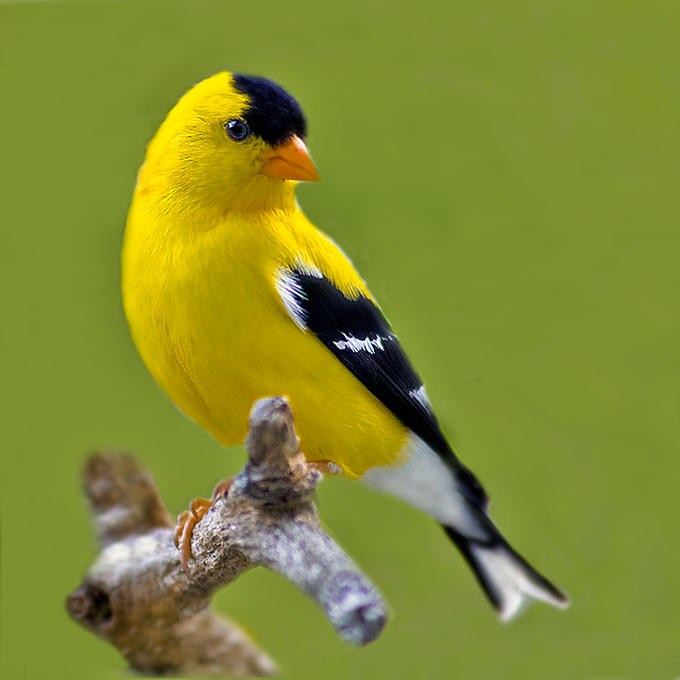
#> input picture scratch/imgs/bird.jpg, 680 x 680 px
$ python otsu.py
#> lines starting #> are read from the running program, lines starting #| are printed output that depends on the picture; after the words box and inside, x2 and y2 are one past the last pixel; in counts of white or black regions, pixels touching at a corner belong together
import matplotlib
import matplotlib.pyplot as plt
import matplotlib.image as mpimg

import numpy as np

from skimage.morphology import disk
from skimage.filters import threshold_otsu, rank
from skimage.util import img_as_ubyte

import sys

def average_gs(pixel):
    return (int(pixel[0]) + int(pixel[1]) + int(pixel[2])) / 3
def weighted_average_gs(pixel):
    return 0.299*int(pixel[0]) + 0.587*int(pixel[1]) + 0.114*int(pixel[2])
def convert_to_gs(image, weighted=False):
    grey = np.zeros((image.shape[0], image.shape[1])).astype(np.uint8)
    for r in range(len(image)):
        for c in range(len(image[r])):
            if weighted:
                grey[r][c] = weighted_average_gs(image[r][c])
            else:
                grey[r][c] = average_gs(image[r][c])
    return grey

PICS = ['imgs/bird.jpg', 'imgs/mazegreen.jpg']
if len(sys.argv) == 1:
    pic = PICS[0]
elif int(sys.argv[1]) >= len(PICS):
    print("Please use a picture number 0 through %i" % (len(PICS)-1))
    sys.exit(0)
else:
    pic = PICS[int(sys.argv[1])]

matplotlib.rcParams['font.size'] = 9

PICS = ['imgs/bird.jpg', 'imgs/mazegreen.jpg']
img_orig = mpimg.imread(pic)
#> img_orig is the input picture: shape (680, 680, 3); mean R, G, B 130.4, 139.4, 49.2
img = convert_to_gs(img_orig)
#> after the loop in convert_to_gs, `for r in range(len(image)):`:
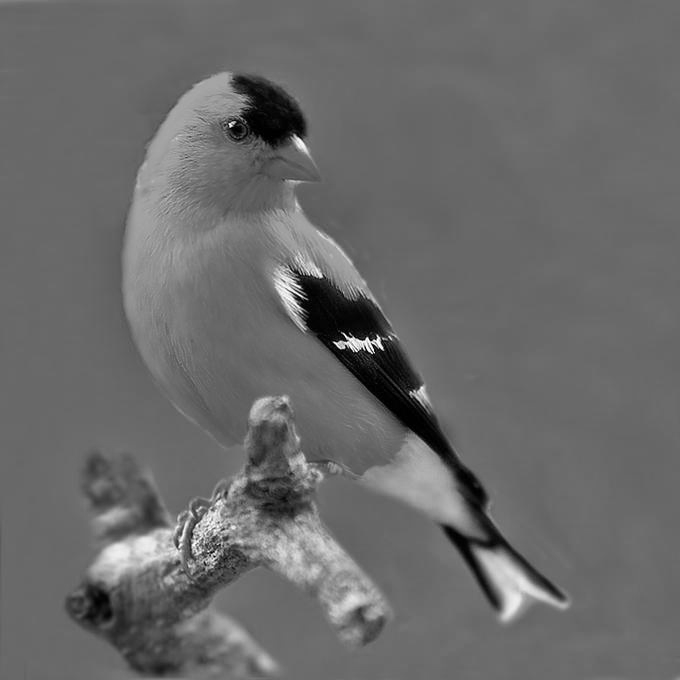
#> grey: shape (680, 680); min 0, max 254, mean 106.1

radius = 15
selem = disk(radius)

local_otsu = rank.otsu(img, selem)
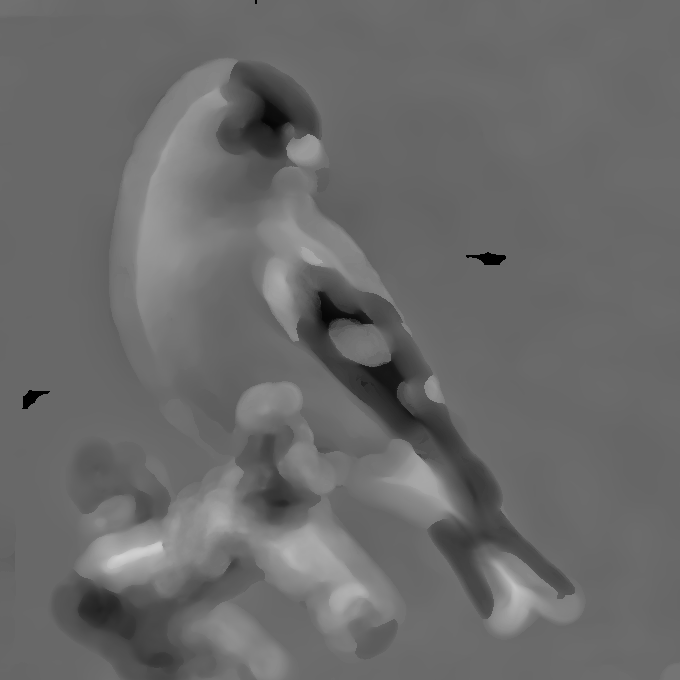
#> local_otsu: shape (680, 680); min 0, max 210, mean 106.1
threshold_global_otsu = threshold_otsu(img)
#> threshold_global_otsu = 73
global_otsu = img >= threshold_global_otsu
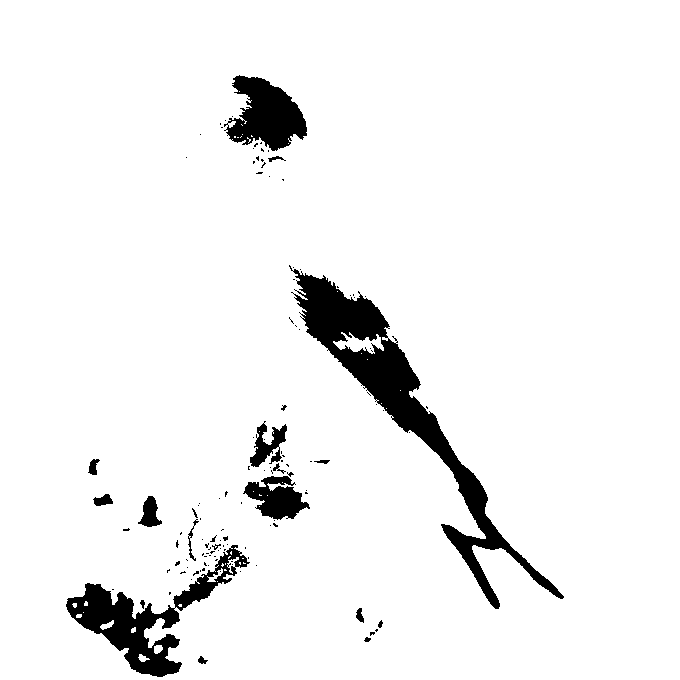
#> global_otsu: shape (680, 680) bool; 94.2% white; 123 black regions (104 under 20 px), largest, box (x1, y1, x2, y2) and area: (289, 265, 564, 609) 12717, (66, 545, 250, 677) 6120, (224, 75, 307, 151) 3728


imgplot = plt.imshow(img_orig)
plt.show()
imgplot = plt.imshow(local_otsu, cmap=plt.cm.gray)
plt.show()
imgplot = plt.imshow(img >= local_otsu, cmap=plt.cm.gray)
plt.show()
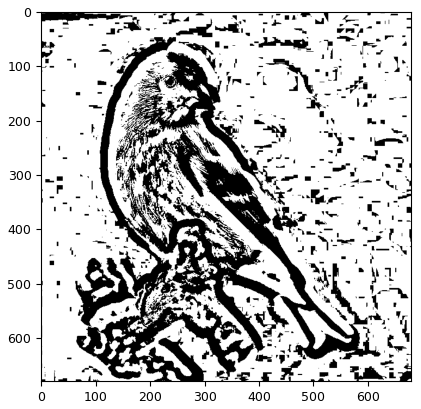
#> figure drawn by matplotlib, 1 panel
imgplot = plt.imshow(global_otsu, cmap=plt.cm.gray)
plt.show()
